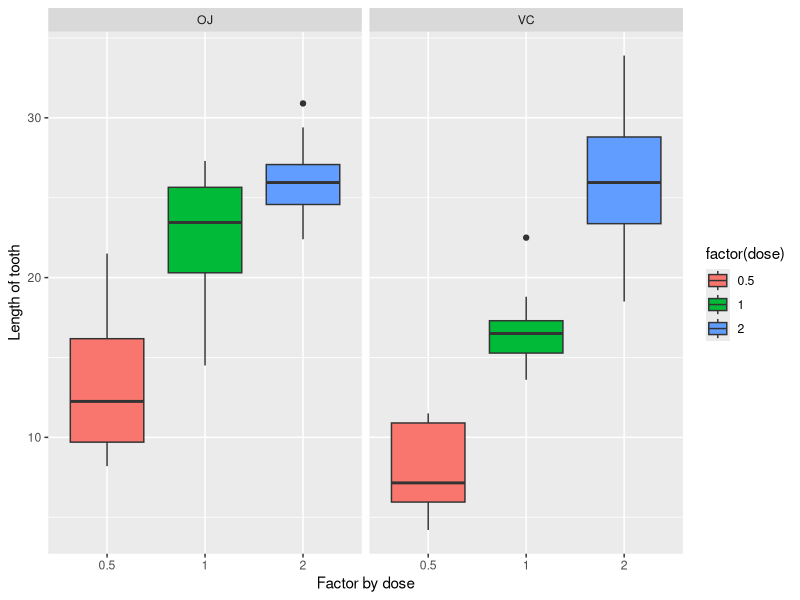

The R source for this figure:
## ---- chunk 1
library(datasets)

class(ToothGrowth)
summary(ToothGrowth)
dim(ToothGrowth)
names <- names(ToothGrowth)
levels(ToothGrowth)
str(ToothGrowth)
## ---- chunk 2
library(ggplot2)
comparePlot <- ggplot(ToothGrowth, aes(factor(dose), len, fill = factor(dose))) 
comparePlot + 
      geom_boxplot() + 
      facet_grid(. ~ supp) +  
      xlab('Factor by dose') +
      ylab('Length of tooth')
## ---- chunk 3
myModel <- lm(len ~ dose + supp, ToothGrowth)
summary(myModel)
## ---- chunk 4
confint(myModel)
## ---- chunk 5
firstDose <- ToothGrowth[ToothGrowth$dose == 0.5,]
testFirstDose <- t.test(len ~ supp, data = firstDose)
testFirstDose$p.value; 

secondDose <- ToothGrowth[ToothGrowth$dose == 1.0,]
testSecondDose <- t.test(len ~ supp, data = secondDose)
testSecondDose$p.value; 

thirdDose <- ToothGrowth[ToothGrowth$dose == 2.0,]
testThirdDose <- t.test(len ~ supp, data = thirdDose)
testThirdDose$p.value;
